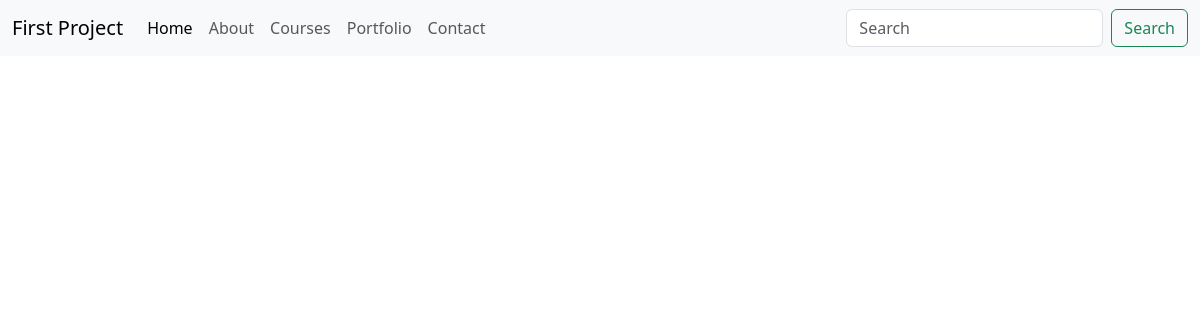
Page /best-python-programming-course on the earlier database version.
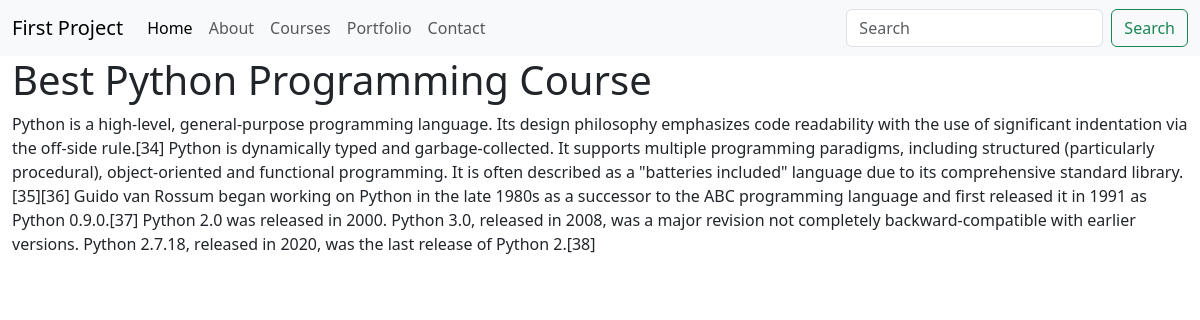
Same page on the later database version.
### firstapp/models.py (models this page shows, shortened)
class Course(models.Model):
    sno = models.AutoField(primary_key=True)
    cname = models.CharField(max_length=255)
    csummary = models.TextField()
    cimg = models.ImageField(upload_to='courseimages')
    heading = models.CharField(max_length=100)
    slug = models.SlugField(max_length=500)

### firstapp/views.py (the view)
# urls.py: path('<str:slug>',views.coursedetails),
def coursedetails(request, slug):
    fullDetails = Course.objects.filter(slug=slug).first()
    context = {'fullDetails':fullDetails}
    return render(request, 'coursedetails.html', context)

### templates/coursedetails.html
{% extends 'base.html' %}
{% block content %}
    <div class="container-fluid">
        <h1>{{fullDetails.heading}}</h1>
        <p>{{fullDetails.csummary}}</p>
    </div>
{% endblock content %}

Differences in the rows shown:
added Course: heading "Best Python Programming Course", csummary "Python is a high-level, general-purpose programming language. Its design philosophy emphasizes code readability with the use of significant indentation via the off-side rule.[34] Python is dynamically typed and garbage-collected. It supports multiple programming paradigms, including structured (particularly procedural), object-oriented and functional programming. It is often described as a \"batteries included\" language due to its comprehensive standard library.[35][36] Guido van Rossum began working on Python in the late 1980s as a successor to the ABC programming language and first released it in 1991 as Python 0.9.0.[37] Python 2.0 was released in 2000. Python 3.0, released in 2008, was a…"
